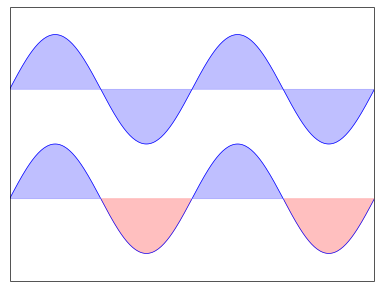

Recreate this plot in Python.
from pylab import *

n = 256
X = np.linspace(-np.pi,np.pi,n,endpoint=True)
Y = np.sin(2*X)

axes([0.025,0.025,0.95,0.95])

plot (X, Y+1, color='blue', alpha=1.00)
fill_between(X, 1, Y+1, color='blue', alpha=.25)

plot (X, Y-1, color='blue', alpha=1.00)
fill_between(X, -1, Y-1, (Y-1) > -1, color='blue', alpha=.25)
fill_between(X, -1, Y-1, (Y-1) < -1, color='red',  alpha=.25)

xlim(-np.pi,np.pi), xticks([])
ylim(-2.5,2.5), yticks([])
savefig('demo2.png',dpi=48)
show()